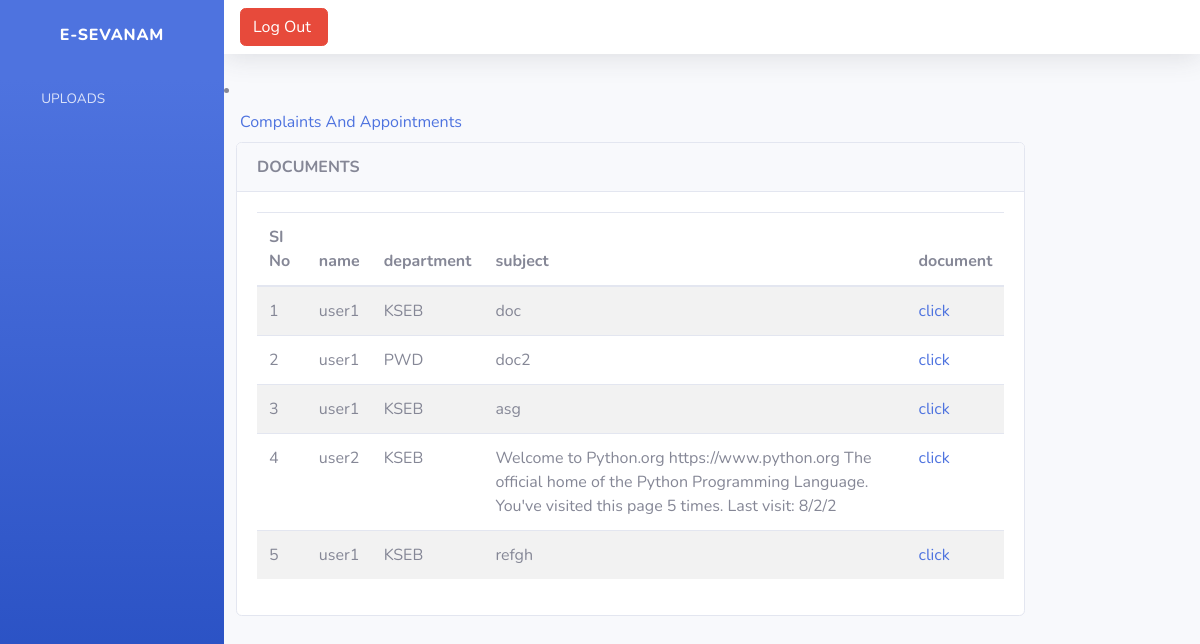
/doc_view (signed in), run on an earlier commit of the app's database.
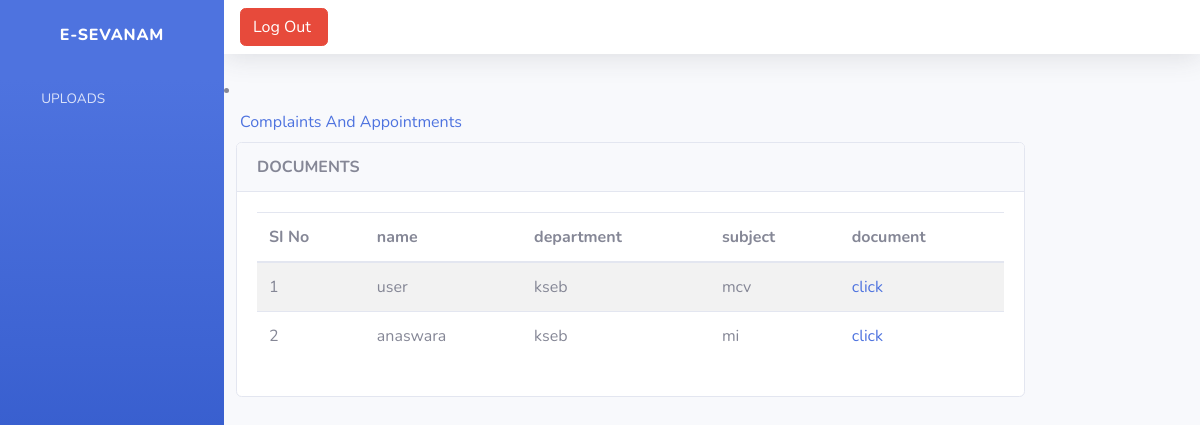
And on a later commit of the database.
### manageapp1/models.py (models this page shows)
class Uploads(models.Model):
    user = models.ForeignKey(Login, on_delete=models.DO_NOTHING)
    department = models.ForeignKey(Department, on_delete=models.DO_NOTHING)
    subject = models.CharField(max_length=200, blank = True)
    document = models.FileField(upload_to='documents/')
    email = models.EmailField()
    contact_no = models.CharField(max_length=100)

class Login(AbstractUser):
    is_govt = models.BooleanField(default=False)
    is_user = models.BooleanField(default=False)

class Department(models.Model):
    name= models.CharField(max_length=200)
    place= models.CharField(max_length=200)
    contact_number= models.CharField(max_length=100)
    email= models.EmailField()
    def __str__(self):
        return self.name

### manageapp1/govt_views.py (the view)
# urls.py: path('doc_view',govt_views.doc_view, name ='doc_view'),
@login_required(login_url='login_view')
def doc_view(request):
    uploads = Uploads.objects.all()
    return render(request,'gov_doc_view.html',{'uploads':uploads})

### templates/gov_doc_view.html (shortened to what this page needs)
<!DOCTYPE html>
{% extends 'govbase.html' %}
{% block content %}
<div class="col-lg-10">
    <div class="card">
        <div class="card-header">
            <strong class="card-title">DOCUMENTS</strong>
        </div>
          <div class="card-body">
            <table class="table table-striped">
                <thead>
                <tr>
                    <th scope="col">SI No</th>
                    <th scope="col">name</th>
                    <th scope="col">department</th>
                    <th scope="col">subject</th>
                    <th scope="col">document</th>
                </tr>
                </thead>
                <tbody>
                {% for n in uploads %}
                <tr>
                    <td scope="row">{{forloop.counter}}</td>
                     <td>{{n.user}}</td>
                     <td>{{n.department}}</td>
                     <td>{{n.subject}}</td>
                    <td>
                        {% if n.reply == None %}
                        <a href="{% url 'certificate' n.id %}">click</a>
                        {% else %}
                        {{n.reply}}
                        {% endif %}
                    </td>
                 {% empty %}
                <tr>
                    <td colspan="7"><h3>No Results Found</h3></td>
                </tr>
                </tr>
                {% endfor %}
                </tbody>
            </table>
        </div>
    </div>
</div>
{% endblock %}

### templates/govbase.html (shortened to what this page needs)
<!DOCTYPE html>
{% load static %}
<html lang="en">
<head>
    <link href=" {% static 'vendor/fontawesome-free/css/all.min.css' %} " rel="stylesheet" type="text/css">
    <link href=" {% static 'css/sb-admin-2.min.css' %} " rel="stylesheet">
</head>
<body id="page-top">
    <div id="wrapper">
        <ul class="navbar-nav bg-gradient-primary sidebar sidebar-dark accordion" id="accordionSidebar">
            <a class="sidebar-brand d-flex align-items-center justify-content-center" href=" {% static 'index.html' %} ">
                <div class="sidebar-brand-text mx-3"> E-sevanam </div>
            </a>
            <li class="nav-item">
                <a class="nav-link collapsed" href="#" data-toggle="collapse" data-target="#collapse"
                    aria-expanded="true" aria-controls="collaps">
                    <i class="fas fa-fw fa-folder"></i>
                    <span>UPLOADS</span>
                </a>
        </ul>
        <div id="content-wrapper" class="d-flex flex-column">
                <nav class="navbar navbar-expand navbar-light bg-white topbar mb-4 static-top shadow">
 <a class="btn btn-danger" href="logout_view"><span> Log Out</span> </a>
                </nav>
               <li class="nav-item">
                <a class="nav-link collapsed" href="#" data-toggle="collapse" data-target="#collapseTwo"
                    aria-expanded="true" aria-controls="collapseTwo">
                    <span>Complaints And Appointments</span>
                </a>
            </li>
                   {% block content %}
                      {% endblock %}
</body>

What changed in the data, as far as the page shows it:
removed Uploads: user "user1", department "KSEB", subject "doc"
removed Uploads: user "user1", department "KSEB", subject "asg"
removed Uploads: user "user2", department "KSEB", subject "Welcome to Python.org https://www.python.org The official home of the Python Programming Language. You've visited this page 5 times. Last visit: 8/2/2"
removed Uploads: user "user1", department "KSEB", subject "refgh"
added Uploads: user "user", department "kseb", subject "mcv"
changed Uploads: user "user1" → "anaswara"; department "PWD" → "kseb"; subject "doc2" → "mi"
